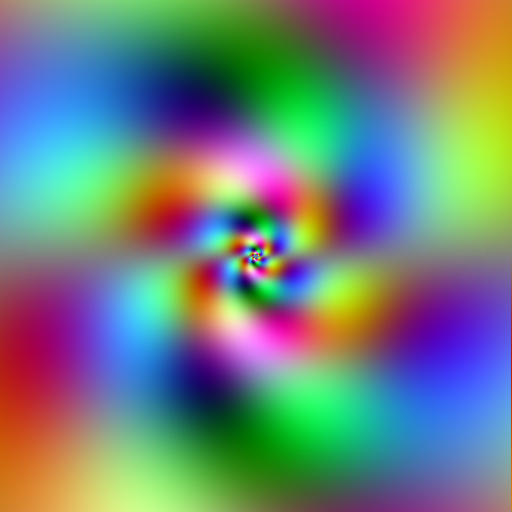
Frame 1 (no input)
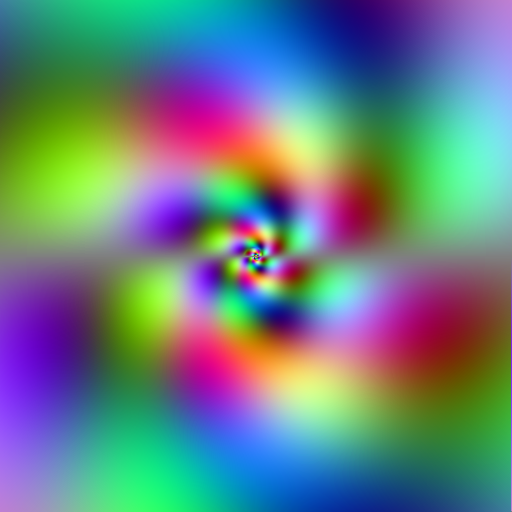
Frame 60 (the mouse pressed at the canvas centre just before this capture)
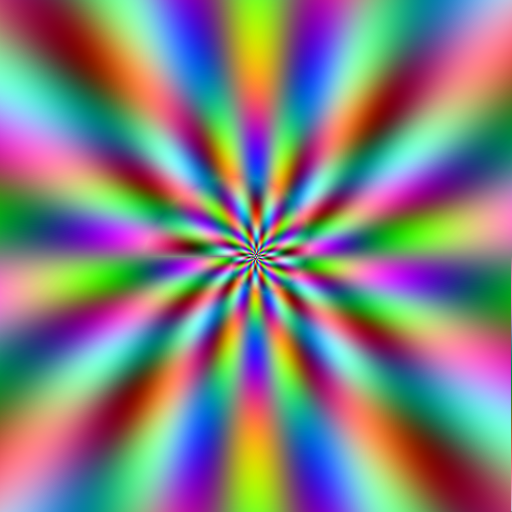
Frame 120 (the mouse held since frame 60 and released just before this capture)

The Processing sketch that drew these frames (run headless with seeded random() and noise(); from frame 60 on, the mouse is pressed at the canvas centre):

// Processing sketch: processing_58830
// ── processing_58830.pde


// Spiral_Starburst
// http://www.openprocessing.org/sketch/58830
// original 'Log Starburst' by Jim Baumgardner
// http://www.openprocessing.org/sketch/1255
// hint: Mouse click changes animation parameters!
//  v1.0  2012-04-11   initial release
//  v1.1  2013-02-18   mouseDragged added
//  v1.2  2013-02-25   dynamic resolution handling

float sineTable[], dTable[], aTable[];
int pixelCount = 0;
int mx=12, my=64;
boolean showFPS = false;

void setup() 
{
  size(512, 512);
  frameRate(30);
  colorMode(RGB, 2);   // color range 0.0 .. 2.0
  
  // precalculate 1 period of the sine wave (360 degrees)
  sineTable = new float[360];
  for (int i = 0; i < 360; i++) 
    sineTable[i] = sin(radians(i));
}

void draw() 
{
  calcPolarCoord();
  float d, a, r, g, b;
  float t = millis() * 0.005;        // time
  float mr = 1.0 + sin(t*0.414);       
  float mg = 2.0 + cos(t*0.321);       
  float mb = 3.0 + sin(t*0.345);       
  int rr = 1 + mx / 24;
  int rg = 1 + my / 20;
  int rb = 1 + my / 29;
  int offset = 0;
  loadPixels();
  for (int ni = 0; ni < pixelCount; ni++) 
  { a = aTable[offset];     
    d = dTable[offset] * 4 + a;
    r = 1.0 + sineTable[int(degrees(a)*rr) % 360] * sineTable[      int(degrees(d+mr)) % 360] ;
    g = 1.0 + sineTable[int(degrees(a)*rg) % 360] * sineTable[359 - int(degrees(abs(d+mg-t))) % 360];
    b = 1.0 + sineTable[int(degrees(a)*rb) % 360] * sineTable[      int(degrees(d+mb+t)) % 360];
    pixels[offset++] = color(r, g, b);     // set pixel color
  }
  updatePixels();
  //drawTable();   //only for testing
  if (showFPS) 
    text (round(frameRate) +" fps",22,22);  
}

// calculate polar coordination table values
void calcPolarCoord()
{
  int newPixelCount = width*height;
  if (newPixelCount == pixelCount) return;  // no size changes ? ===>
  //println ("size: "+width+"*"+height+" = "+newPixelCount);
  pixelCount = newPixelCount; 
  dTable = new float[pixelCount];  // distance
  aTable = new float[pixelCount];  // angle
  float cx = width/2;              // center x
  float cy = height/2;             // center y
  int n = 0;
  for (int y = 0; y < height; y++) 
    for (int x = 0; x < width; x++) 
      if ((x != cx) || (y != cy)) 
      { dTable[n] = log(0.1+dist(x, y, cx, cy));
        aTable[n++] = atan2(y - cy, x - cx) + PI;
      }
}

void drawTable()   // only for testing
{
  for (int xi = 0; xi < width; xi++) 
  { stroke(1+sineTable[(frameCount+xi)%360]);
    line (xi,0,xi,20);
  }  
}

void mousePressed()
{
  mx = mouseX;
  my = mouseY;
}

void mouseDragged()
{
  mx = abs(mouseX);
  my = abs(mouseY);
}

void keyPressed()
{
  if      (key == 's') save ("Spiral_Starburst.png");
  else if (key == 'f') showFPS = !showFPS;
  else 
  { mx = int(random(width));
    my = int(random(height));
  }
  // only for testing...
  if      (key == '-') size(width-1,height-1);
  else if (key == '+') size(width+1,height+1);
}
